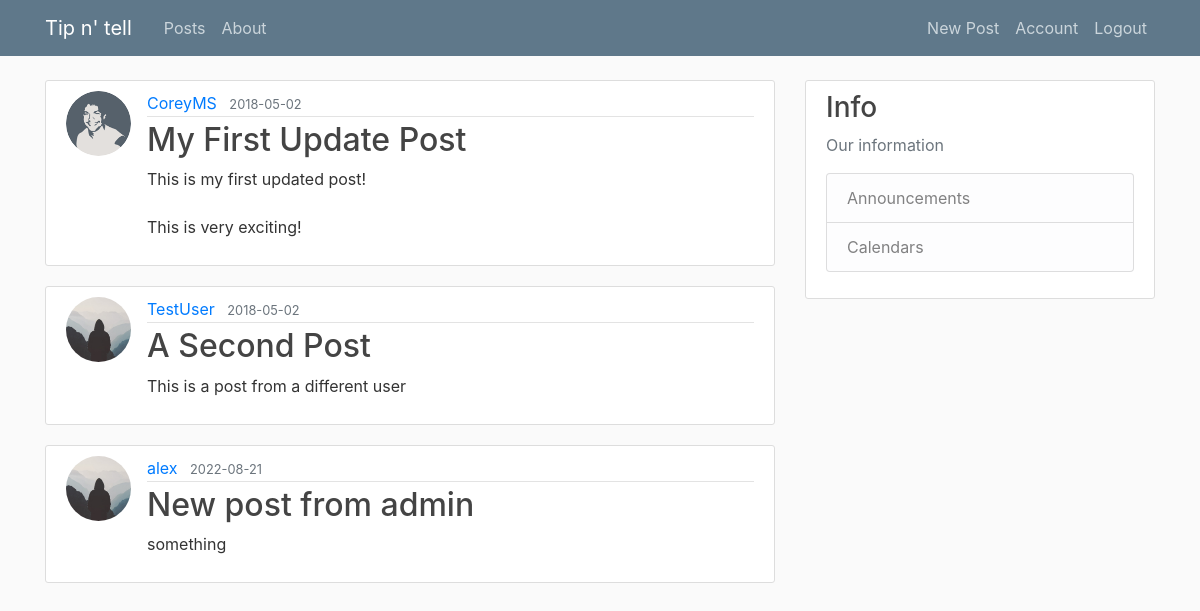
/home (signed in), run on the app's committed database.
### flaskblog/models.py (models this page shows, shortened)
class Post(db.Model):
    id = db.Column(db.Integer, primary_key=True)
    title = db.Column(db.String(100), nullable=False)
    date_posted = db.Column(db.DateTime, nullable=False, default=datetime.utcnow)
    content = db.Column(db.Text, nullable=False)
    user_id = db.Column(db.Integer, db.ForeignKey('user.id'), nullable=False)

class User(db.Model, UserMixin):
    id = db.Column(db.Integer, primary_key=True)
    username = db.Column(db.String(20), unique=True, nullable=False)
    email = db.Column(db.String(120), unique=True, nullable=False)
    image_file = db.Column(db.String(20), nullable=False, default='default.jpg')
    password = db.Column(db.String(60), nullable=False)
    posts = db.relationship('Post', backref='author', lazy=True)
    def __repr__(self):
        return f"User('{self.username}', '{self.email}', '{self.image_file}')"

### flaskblog/routes.py (the view)
@app.route("/home")
@login_required
def home():
    print(current_user)
    if current_user.email == "admin@gmail.com":
        posts = Post.query.all()
        return render_template('home.html', posts=posts)
    else:
        user = User.query.filter_by(email=current_user.email).first()
        posts = Post.query.filter_by(user_id=user.id)
        return render_template('home.html', posts=posts)

### flaskblog/models.py (called while the page is built)
@login_manager.user_loader
def load_user(user_id):
    return User.query.get(int(user_id))

### flaskblog/templates/home.html
{% extends "layout.html" %}
{% block content %}
    {% for post in posts %}
        <article class="media content-section">
          <img class="rounded-circle article-img" src="{{ url_for('static', filename='profile_pics/' + post.author.image_file) }}">
          <div class="media-body">
            <div class="article-metadata">
              <a class="mr-2" href="#">{{ post.author.username }}</a>
              <small class="text-muted">{{ post.date_posted.strftime('%Y-%m-%d') }}</small>
            </div>
            <h2><a class="article-title" href="{{ url_for('post', post_id=post.id) }}">{{ post.title }}</a></h2>
            <p class="article-content">{{ post.content }}</p>
          </div>
        </article>
    {% endfor %}
{% endblock content %}

### flaskblog/templates/layout.html (shortened to what this page needs)
<!DOCTYPE html>
<html>
<head>
    <link rel="stylesheet" href="https://maxcdn.bootstrapcdn.com/bootstrap/4.0.0/css/bootstrap.min.css">
    <link rel="stylesheet" type="text/css" href="{{ url_for('static', filename='main.css') }}">
</head>
<body>
    <header class="site-header">
      <nav class="navbar navbar-expand-md navbar-dark bg-steel fixed-top">
        <div class="container">
          <a class="navbar-brand mr-4" href="/">Tip n' tell</a>
          <div class="collapse navbar-collapse" id="navbarToggle">
            <div class="navbar-nav mr-auto">
              <a class="nav-item nav-link" href="{{ url_for('home') }}">Posts</a>
              <a class="nav-item nav-link" href="{{ url_for('about') }}">About</a>
            </div>
            <div class="navbar-nav">
              {% if current_user.is_authenticated %}
                <a class="nav-item nav-link" href="{{ url_for('new_post') }}">New Post</a>
                <a class="nav-item nav-link" href="{{ url_for('account') }}">Account</a>
                <a class="nav-item nav-link" href="{{ url_for('logout') }}">Logout</a>
              {% else %}
                <a class="nav-item nav-link" href="{{ url_for('login') }}">Login</a>
                <a class="nav-item nav-link" href="{{ url_for('register') }}">Register</a>
              {% endif %}
            </div>
          </div>
        </div>
      </nav>
    </header>
    <main role="main" class="container">
      <div class="row">
        <div class="col-md-8">
          {% block content %}{% endblock %}
        </div>
        <div class="col-md-4">
          <div class="content-section">
            <h3>Info</h3>
            <p class='text-muted'>Our information
              <ul class="list-group">
                <a class="list-group-item list-group-item-light" href="{{ url_for('announcements') }}">Announcements</a>
                <a class="list-group-item list-group-item-light" href="{{ url_for('calendars') }}">Calendars</a>
              </ul>
            </p>
          </div>
        </div>
      </div>
    </main>
</body>
</html>

### flaskblog/static/main.css (style rules this page uses)
body { background: #fafafa; color: #333333; margin-top: 5rem; }
h1, h2, h3, h4, h5, h6 { color: #444444; }
.bg-steel { background-color: #5f788a; }
.site-header .navbar-nav .nav-link { color: #cbd5db; }
.content-section { background: #ffffff; padding: 10px 20px; border: 1px solid #dddddd; border-radius: 3px; margin-bottom: 20px; }
.article-title { color: #444444; }
.article-content { white-space: pre-line; }
.article-img { height: 65px; width: 65px; margin-right: 16px; }
.article-metadata { padding-bottom: 1px; margin-bottom: 4px; border-bottom: 1px solid #e3e3e3 }

### data on the page
Post: image_file (picture), author.username "CoreyMS", date_posted "2018-05-02", title "My First Update Post", content "This is my first updated post! This is very exciting!"
Post: image_file (placeholder picture), author.username "TestUser", date_posted "2018-05-02", title "A Second Post", content "This is a post from a different user"
Post: image_file (placeholder picture), author.username "alex", date_posted "2022-08-21", title "New post from admin", content "something"
